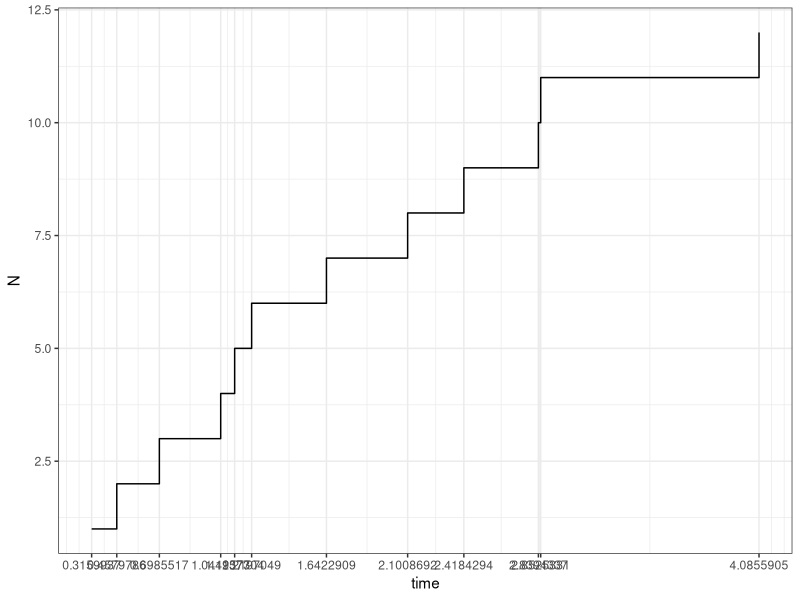
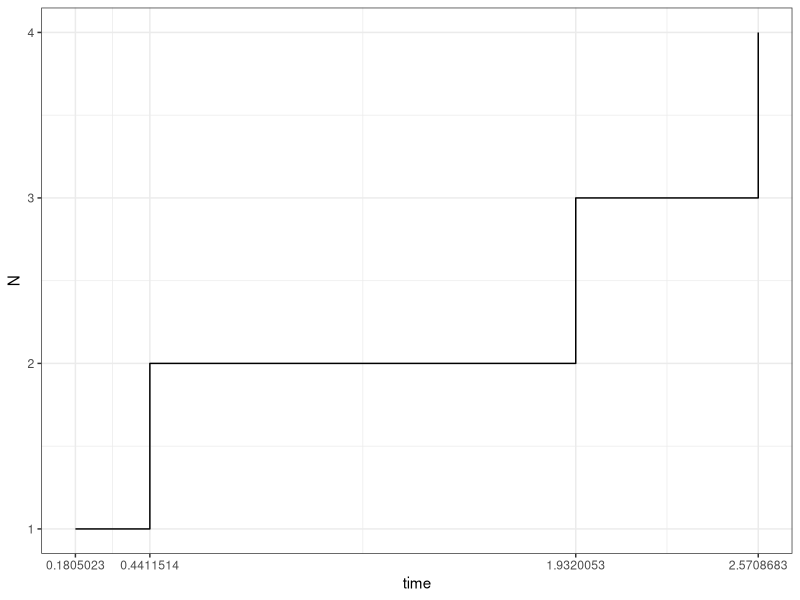
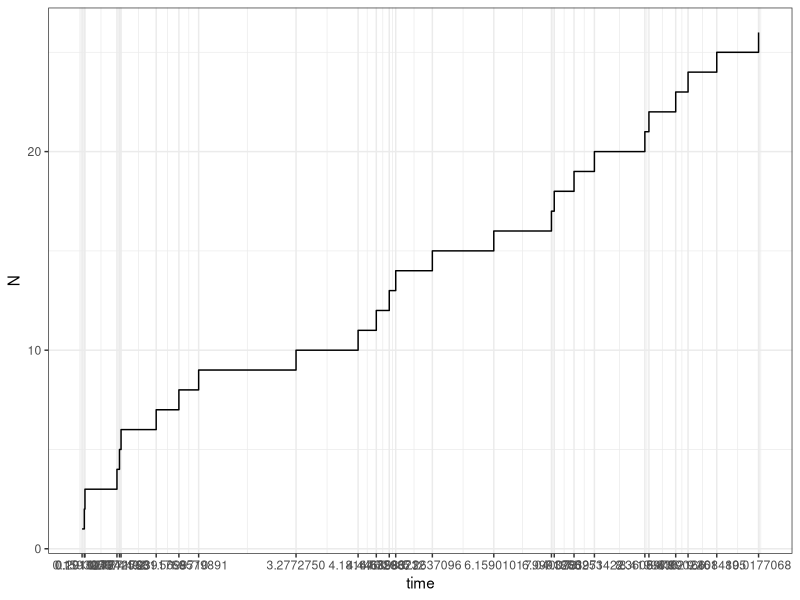
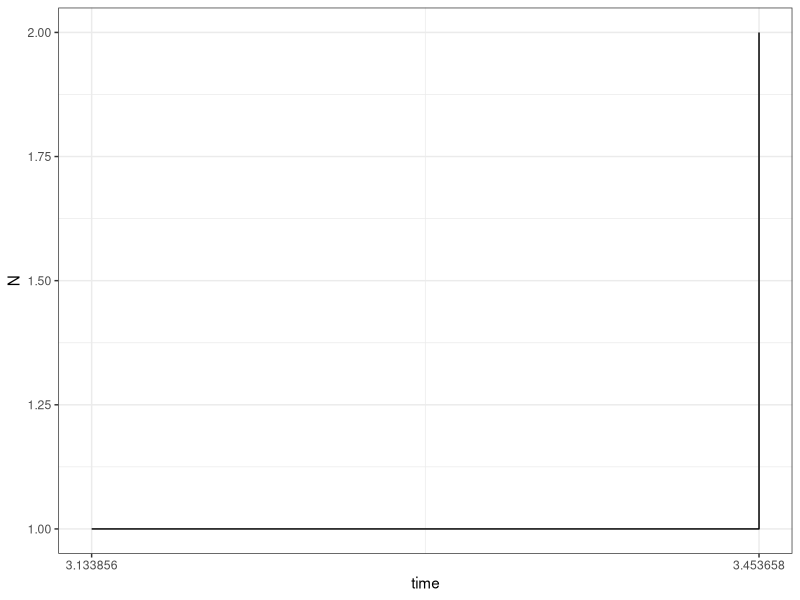
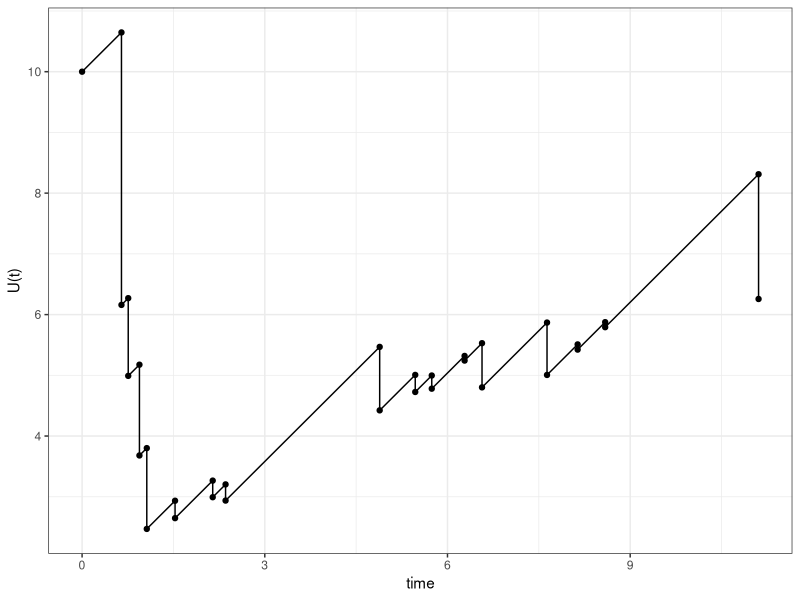

Generate these figures, in order, with R: (Note: a time limit stopped this script after it produced the figures.)
## ---- chunk 1
#first, we need to make a function for generating Poisson process using inter-arrival time @-@
Poisson_processX<-function(lamda,t)
{
  X<-numeric(1)
  X[1]<-rexp(1,lamda)
  while(sum(X)<t) 
  {
    n<-length(X)
    length(X)<-n+1
    X[n+1]<-rexp(1,lamda)
  }
  return(X)
}
#So the sequence of inter-arrival time X with lamda=2 in [0,3] is
X<-Poisson_processX(2,3)
X

 #then our poisson process will look  like the following @-@
n<-length(X)
N<-numeric(n) ; time<-numeric(n)
for(i in 1:n)
{
  N[i]<-i
  time[i]<-sum(X[1:i])
}
library(ggplot2)
ggplot()+
  geom_step(aes(x=time, y=N))+
  scale_x_continuous(breaks=time)+
  theme_bw()

## ---- chunk 2
#second, we will make a function for generating Poisson process using conditional arrival time @-@
Poisson_process_S<-function(lamda,t)
{
  n<-rpois(1,lamda)
  uni<-numeric(n)
  for(i in 1:n)
  {
    uni[i]<-runif(1,0,t)
  }
  S<-sort(uni,decreasing = FALSE)
  return(S)
}
#So the sequence of arrival time S with lamda=2 in [0,3] is
S<-Poisson_process_S(2,3)
S
 #then our poisson process will look  like the following @-@
N<-1:length(S)
time<-S
library(ggplot2)
ggplot()+
  geom_step(aes(x=time, y=N))+
  scale_x_continuous(breaks=time)+
  theme_bw()
## ---- chunk 3
#Sequence of inter-arrival time X with lamda=2 in [0,10] is
X<-Poisson_processX(2,10)
X

 #then our poisson process will look  like the following @-@
n<-length(X)
N<-numeric(n) ; time<-numeric(n)
for(i in 1:n)
{
  N[i]<-i
  time[i]<-sum(X[1:i])
}
library(ggplot2)
ggplot()+
  geom_step(aes(x=time, y=N))+
  scale_x_continuous(breaks=time)+
  theme_bw()

## ---- chunk 4
#Sequence of arrival time S with lamda=2 in [0,10] is
S<-Poisson_process_S(2,10)
S
 #then our poisson process will look  like the following @-@
N<-1:length(S)
time<-S
library(ggplot2)
ggplot()+
  geom_step(aes(x=time, y=N))+
  scale_x_continuous(breaks=time)+
  theme_bw()
## ---- chunk 5

#CRAMER_LUNDBERG
#now we will create a function for Cramer_Lundberg problem @-@
Cramer_Lundberg<-function(lamdaN,lamdaW,x0,c,t)
{
  #first, we find the path of inter-arrival times X in [0,t]
  X<-Poisson_processX(lamdaN,t) 
  #so there are n number of arrivals in [0,t]
  n<-length(X)
  #second, we create an insurance surplus path for drawing U_draw (which mean this path contains all the point in our drawing) @-@
  #Beside, We also create an insurance surplus path U @-@
  U<-numeric(n+1)
  U_draw<-numeric(2*n+1)
  
  U[1]<-x0
  U_draw[1]<-x0
  for (i in 1:n)
  {
    U_draw[2*i]<-x0+c*X[i]
    W<-rexp(1,lamdaW)
    U_draw[(2*i)+1]<-U_draw[2*i]-W
    U[i+1]<-U_draw[(2*i)+1]
    x0<-U_draw[(2*i)+1]
  }
  #then we return a list of 2 paths, path of X and path of U
  mylist<-list(X,U,U_draw)
  return(mylist)
}

Path<-Cramer_Lundberg(2,1,10,1,10)
#Since our Path is in list form of X and U, we need to unlist
X<-unlist(Path[1])
U_draw<-unlist(Path[3])

X
U_draw

#DRAW INSURANCE SURPLUS *-*
n<-length(X)
time<-numeric((2*n)+1)
time[1]<-0
for(i in 1:n)
{
  S<-sum(X[1:i])
  time[(2*i)]<-S
  time[(2*i)+1]<-S
}

library(ggplot2)
ggplot()+
  geom_point(aes(x=time,y=U_draw))+
  geom_line(aes(x=time,y=U_draw))+
  ylab("U(t)")+
  theme_bw()


## ---- chunk 6
#Now we create a function to calculate ruin probability @-@
RUIN_PROBABILITY<-function(lamdaN,lamdaW,x0,c,t)
{
  #we simulate 100000 times Cramer_Lundberg function and count number of path being ruined
  #we count number of path having negative U(t)
  count<-0
  for(i in 1:100000)
  {
    Path<-Cramer_Lundberg(lamdaN,lamdaW,x0,c,t)
    U<-unlist(Path[2])
    n<-length(U)
    negative<-0
    for(j in 1:n)
    {
      if(U[j]<0) {negative<-1; break}
    }
    count<-count+negative
  }
  Ruin_proba<-count/100000
  return(Ruin_proba)
}

#So the ruin probability in [0,10] with c = 1, x = 10, (Nt)t is a poisson process with rate λ = 2, claim size Wk ,→ Exp(1) is *-*
RUIN_PROBABILITY(2,1,10,1,10)
## ---- chunk 7
#Since, the larger the c, the smaller ruin probability
#we can solve this problem by some numerical method @-@
#starting from c=1, we increase c by 1 each times until ruin probability reach 10^(-3)
c<-1
while(RUIN_PROBABILITY(2,1,10,c,10)>0.001)
{
  c<-c+1
}
c
## ---- chunk 8
#First, we create a function to find 1 scenarios for R(t)
Cramer_Lundberg_R<-function(lamdaN,lamdaW,t)
{
  n<-rpois(1,lamdaN*t)
  sum<-0
  for (i in 1:n)
  {
    W<-rexp(1,lamdaW)
    sum<-sum+W
  }
  return(sum)
}
#Then, we simulate 10000 times scenarios for R10
R10<-numeric(10000)
for (i in 1:10000)
{
  R10[i]<-Cramer_Lundberg_R(20,1/500,10)
}
#the first 10 values of S10 is
R10[1:10]

# E[R10] and Var[R10] is as follwing @-@
mean(R10)
var(R10)

#Histogram of R10 @-@
hist(R10,
main="Aggregated Claim R10",
xlab="value of R10",
col="darkmagenta"
)

#Find P(R10>120000)
count<-0
for(i in 1:10000)
{
  if(R10[i]>120000) {count<-count+1}
}
#so P(R10>120000) is
count/10000
